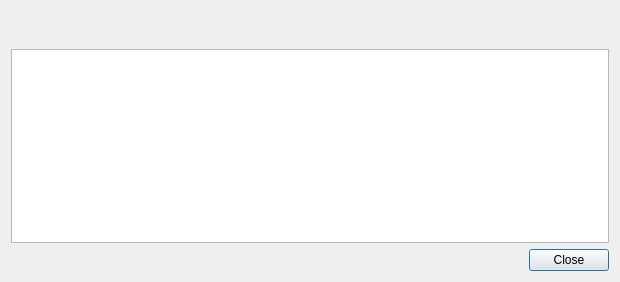
<?xml version="1.0" encoding="UTF-8"?>
<ui version="4.0">
 <class>TransactionDescDialog</class>
 <widget class="QDialog" name="TransactionDescDialog">
  <property name="geometry">
   <rect>
    <x>0</x>
    <y>0</y>
    <width>620</width>
    <height>282</height>
   </rect>
  </property>
  <property name="windowTitle">
   <string>Transaction details</string>
  </property>
  <layout class="QVBoxLayout" name="verticalLayout">
   <property name="topMargin">
    <number>49</number>
   </property>
   <item>
    <widget class="QTextEdit" name="detailText">
     <property name="toolTip">
      <string>This pane shows a detailed description of the transaction</string>
     </property>
     <property name="readOnly">
      <bool>true</bool>
     </property>
    </widget>
   </item>
   <item>
    <widget class="QDialogButtonBox" name="buttonBox">
     <property name="orientation">
      <enum>Qt::Horizontal</enum>
     </property>
     <property name="standardButtons">
      <set>QDialogButtonBox::Close</set>
     </property>
    </widget>
   </item>
  </layout>
 </widget>
 <resources/>
 <connections>
  <connection>
   <sender>buttonBox</sender>
   <signal>accepted()</signal>
   <receiver>TransactionDescDialog</receiver>
   <slot>accept()</slot>
   <hints>
    <hint type="sourcelabel">
     <x>248</x>
     <y>254</y>
    </hint>
    <hint type="destinationlabel">
     <x>157</x>
     <y>274</y>
    </hint>
   </hints>
  </connection>
  <connection>
   <sender>buttonBox</sender>
   <signal>rejected()</signal>
   <receiver>TransactionDescDialog</receiver>
   <slot>reject()</slot>
   <hints>
    <hint type="sourcelabel">
     <x>316</x>
     <y>260</y>
    </hint>
    <hint type="destinationlabel">
     <x>286</x>
     <y>274</y>
    </hint>
   </hints>
  </connection>
 </connections>
</ui>
